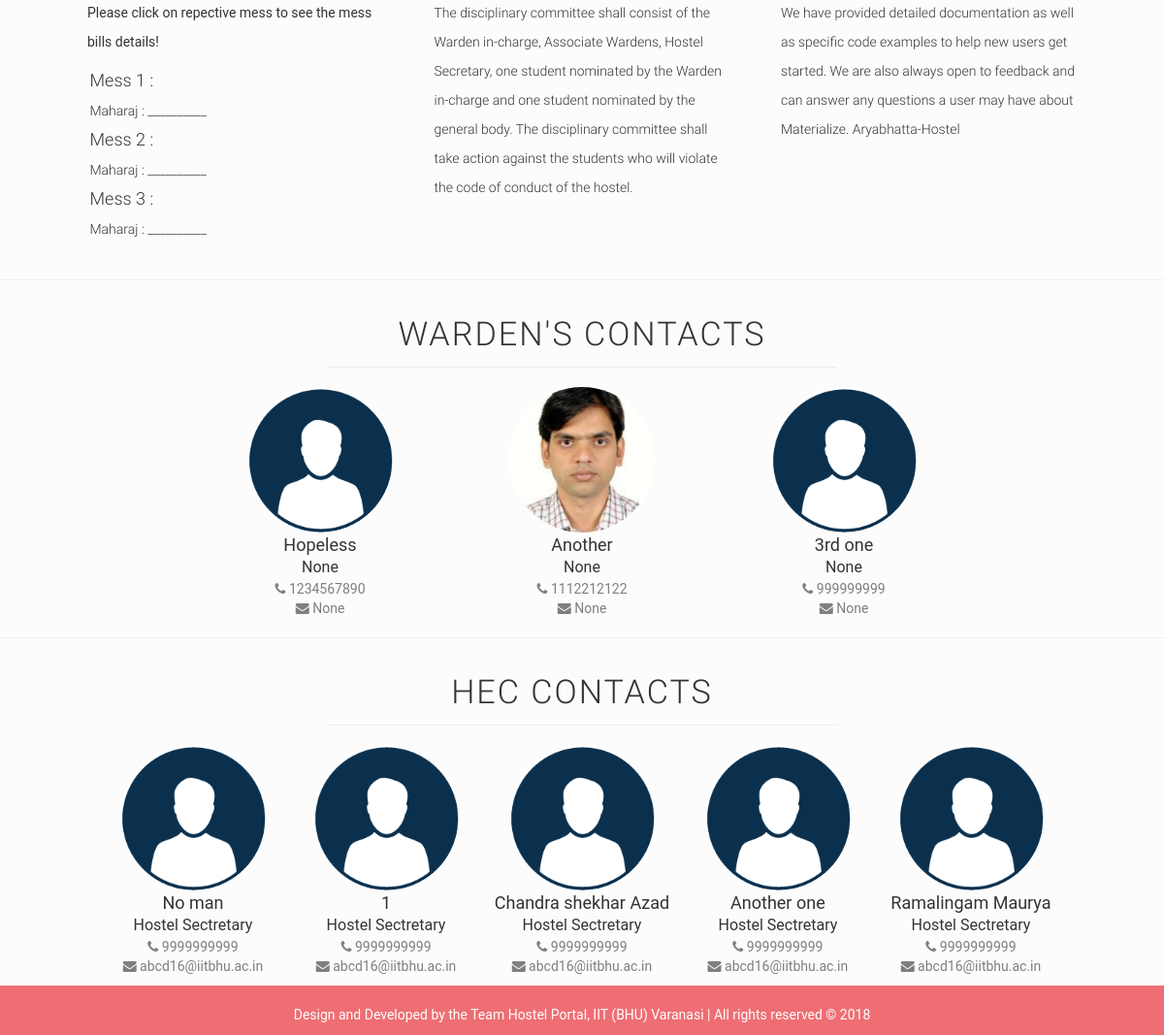
The page /student/notifications/1/ (lower part) on the database as committed earlier.
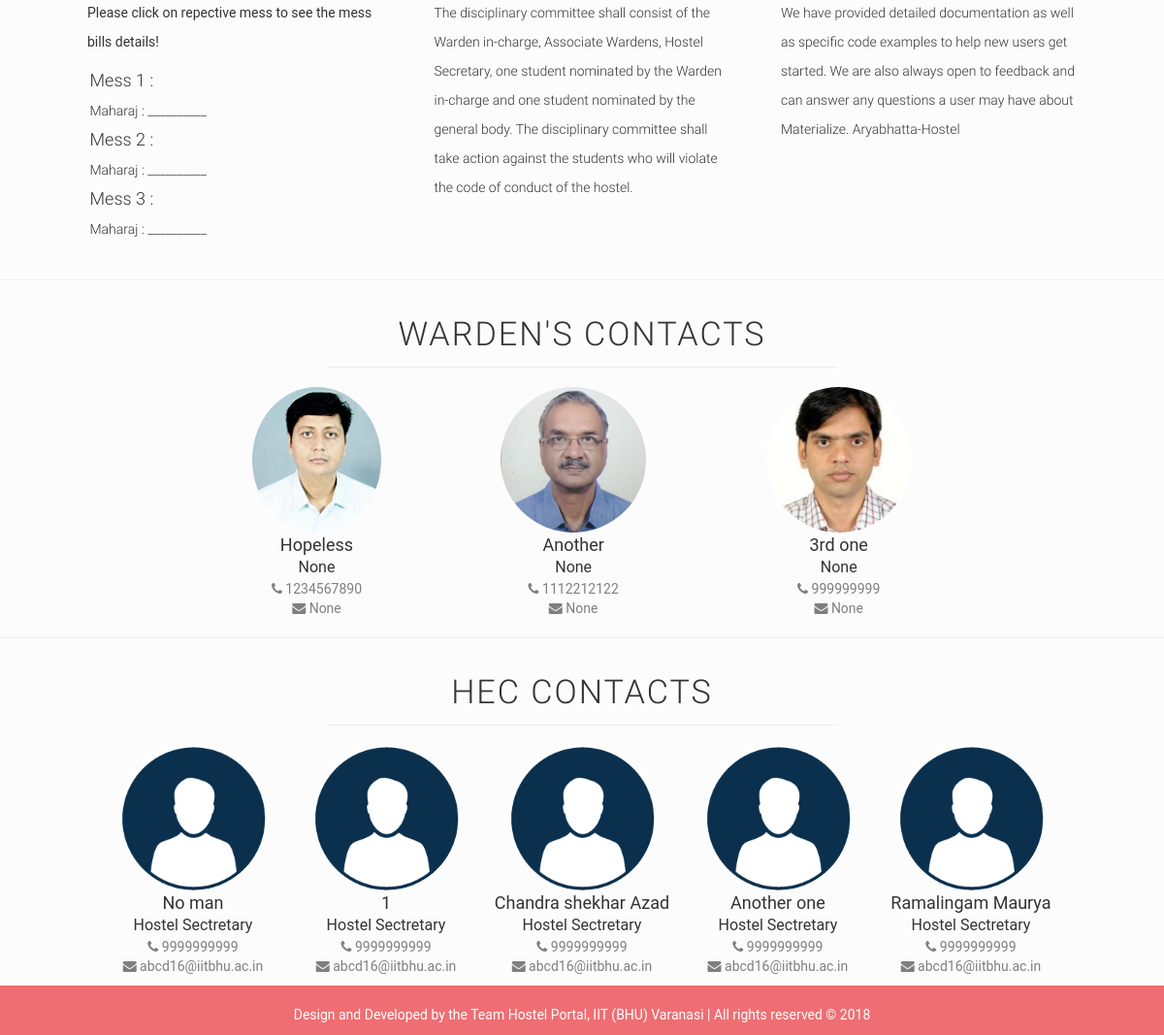
The same page on the database as committed later.
### student/models.py (models this page shows, shortened)
class Allotment_scheme(models.Model):
    hostel = models.ForeignKey(Hostel_name, on_delete=models.CASCADE, null=True)
    scheme = models.CharField(max_length=1000)

class Warden(models.Model):
    hostel = models.ForeignKey(Hostel_name, on_delete=models.CASCADE)
    warden_name = models.CharField(max_length=500)
    contact_number = models.CharField(max_length=10)
    profile_photo = models.ImageField(upload_to='media', default='default_dp.png')
    warden_position = models.CharField(max_length=100, null=True)
    warden_email_id = models.CharField(max_length=200, null=True)

class Hostel_Committee(models.Model):
    hostel = models.ForeignKey(Hostel_name, on_delete=models.CASCADE)
    member_name = models.CharField(max_length=300)
    member_post = models.CharField(max_length=100, null=True)
    member_email_id = models.CharField(max_length=100, null=True)
    phone_number = models.CharField(max_length=10)
    profile_image = models.ImageField(upload_to='media', default='default_dp.png')

### student/views.py (the view)
# urls.py: url(r'^notifications/(?P<pk>[0-9]+)/$', views.notify, name='notify'),
def notify(request, pk):
    all_notifications = Notifications.objects.filter(hostel=pk).order_by('-time_stamp')
    all_wardens = Warden.objects.filter(hostel=pk)
    all_hec = Hostel_Committee.objects.filter(hostel=pk)
    all_hostels = Hostel_name.objects.get(id=pk)
    all_images = Hostel_images.objects.filter(id=pk)
    all_about = About_us.objects.filter(id=pk)
    all_scheme = Allotment_scheme.objects.filter(id=pk)
    for files in all_notifications:
       day = datetime.now().date() - files.time_stamp.date()
       d = day.days
       if(d <= 2):
           files.is_new = True
       else:
           files.is_new = False
    return render(request, 'student/hostel.html',
                  {'all_notitfications': all_notifications,
                   'all_hec': all_hec,
                   'all_wardens': all_wardens,
                   'all_hostels': all_hostels,
                   'all_images': all_images,
                   'all_about': all_about,
                   'all_scheme': all_scheme
                   })

### student/templates/student/hostel.html (shortened to what this page needs)
<!DOCTYPE html>
<html>
  <head>
      {% load staticfiles %}
    <link rel="stylesheet" href="https://maxcdn.bootstrapcdn.com/bootstrap/3.3.4/css/bootstrap.min.css">
    <link href={% static "css/materials.css" %} type="text/css" rel="stylesheet">
    <link href={% static "css/style.css" %} type="text/css" rel="stylesheet">
    <link rel="stylesheet" href="https://cdnjs.cloudflare.com/ajax/libs/font-awesome/4.7.0/css/font-awesome.min.css">
  </head>
  <body>
      <div class="container">
      <div class="row">
        <div class="col s12 m4">
          <div class="icon-block">
            <p>Please click on repective mess to see the mess bills details!</p>
            <div class="mess-info">
            <p class="light"><span style="font-size:18px">Mess 1 : </span><br>
              Maharaj : __________<br>
              <span style="font-size:18px">Mess 2 : </span><br>
              Maharaj : __________<br>
              <span style="font-size:18px">Mess 3 : </span><br>
              Maharaj : __________<br>
                <span style="font-size:18px">Mess 4 : </span><br>
              Maharaj : __________<br>
            </p>
            </div>
          </div>
        </div>
        <div class="col s12 m4">
          <div class="icon-block">
            <p class="light">The disciplinary committee shall consist of the Warden in-charge, Associate
              Wardens, Hostel Secretary, one student nominated by the Warden in-charge
              and one student nominated by the general body. The disciplinary committee
              shall take action against the students who will violate the code of conduct of
              the hostel.</p>
          </div>
        </div>
        <div class="col s12 m4">
          <div class="icon-block">
              {% for schemes in all_scheme %}
            <p class="light">{{ schemes.scheme }}</p>
              {% endfor %}
          </div>
        </div>
      </div>
      </div>
      <hr>
    <section class="container">
      <h4 align="center">Warden's Contacts</h4>
      <hr class="custom_hr">
      <div class="row warden-contact">
        {% for warden in all_wardens %}
        <div class="inner" style="text-align: center">
          <img src="{{ warden.profile_photo.url }}" class="contacts w-contacts" align="middle">
          <figcaption align="center" ><font size="4">{{ warden.warden_name }}</font></figcaption>
          <figcaption align="center" ><font size="3">{{ warden.warden_position }}</font></figcaption>
          <figcaption align="center" ><span class="col-md-12 section3" style="color:#7f7f7f;">
              <i class="fa fa-phone" style="color:#7f7f7f;"></i>
              {{ warden.contact_number }}
          </span></figcaption>
          <figcaption align="center" ><span class="col-md-12 section3 inline" style="color:#7f7f7f;">
            <i class="fa fa-envelope" aria-hidden="true"></i>
              {{ warden.warden_email_id }}
          </span></figcaption>
        </div>
        {% endfor %}
      </div>
    </section>
    <hr>
    <section class="container">
      <h4 align="center">HEC Contacts</h4>
      <hr class="custom_hr">
      <div class="row hec-contact">
        {% for members in all_hec %}
        <div class="inner" style="text-align: center">
          <img src="{{ members.profile_image.url }}" class="contacts w-contacts" align="middle">
          <figcaption align="center" ><font size="4">{{ members.member_name }}</font></figcaption>
          <figcaption align="center" ><font size="3">Hostel Sectretary</font></figcaption>
          <figcaption align="center" ><span class="col-md-12 section3" style="color:#7f7f7f;">
              <i class="fa fa-phone" style="color:#7f7f7f;"></i>
              9999999999
          </span></figcaption>
          <figcaption align="center" ><span class="col-md-12 section3 inline" style="color:#7f7f7f;">
            <i class="fa fa-envelope" aria-hidden="true"></i>
              abcd16@iitbhu.ac.in
          </span></figcaption>
        </div>
        {% endfor %}
      </div>
    </section>
    <footer class="page-footer teal">
      <div class="container">
      <div class="footer-line">Design and Developed by the Team Hostel Portal, IIT (BHU) Varanasi | All rights reserved &copy; 2018</div>
    </footer>
    </body>
  </html>

### student/static/css/style.css (style rules this page uses)
body { background-color: #FCFCFC; font-family: 'Roboto', sans-serif; }
p { line-height: 2rem; }
.icon-block { padding: 0 15px; }
footer.page-footer { margin: 0; }
body { font-family: 'Roboto', sans-serif; }
section { margin: 50px; }
section h4 { text-align: center; letter-spacing: 2px; text-transform: uppercase; font-weight: 300; }
.custom_hr { margin-top: 0; width: 50%; }
.container { width: 90%; }
.container .warden-contact { height: auto; margin: 0 auto; display: flex; justify-content: space-around; flex-direction: row; }
.container .hec-contact { height: auto; margin: 0 auto; padding-bottom: 10px; display: flex; justify-content: space-around; flex-direction: row; }
img.contacts { img-align: center; padding-right: 0px; height: 150px; border-radius: 50%; }
.mess-info { width: 300px; overflow-y: auto; height: 180px; margin: 0 auto; }
.footer-line { padding-bottom: 1%; text-align: center; }

Rows that differ between the two databases and show on the page:
changed Warden "Hopeless": profile_photo: picture added in place of a placeholder
changed Warden "Another": profile_photo: a different picture
changed Warden "3rd one": profile_photo: picture added in place of a placeholder
